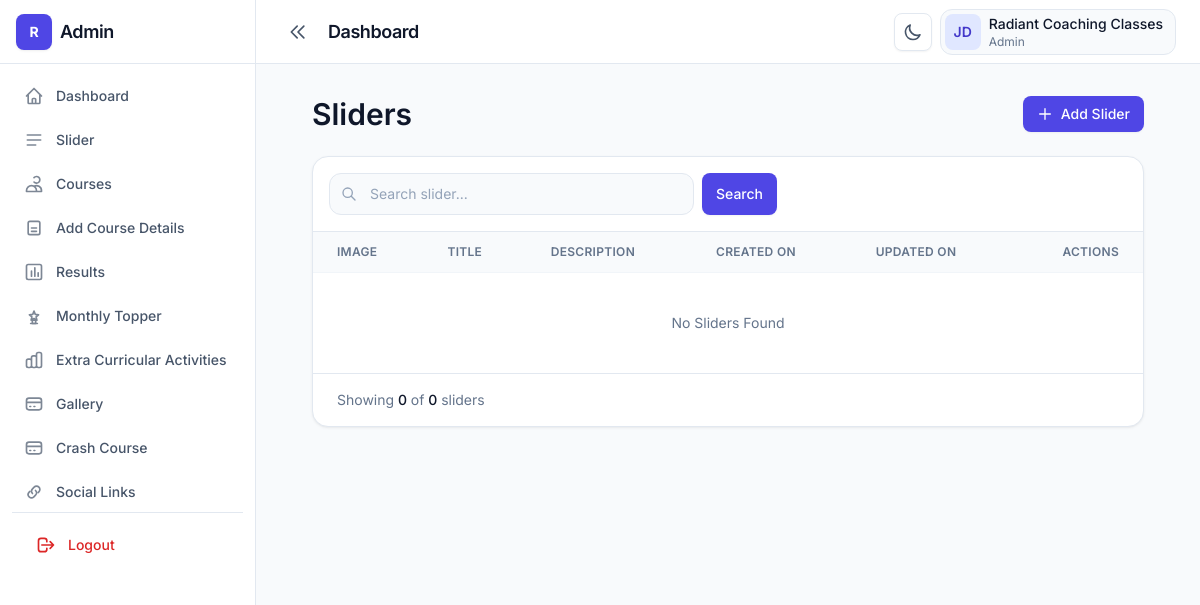
Page /slider.php (signed in) on the earlier database version.
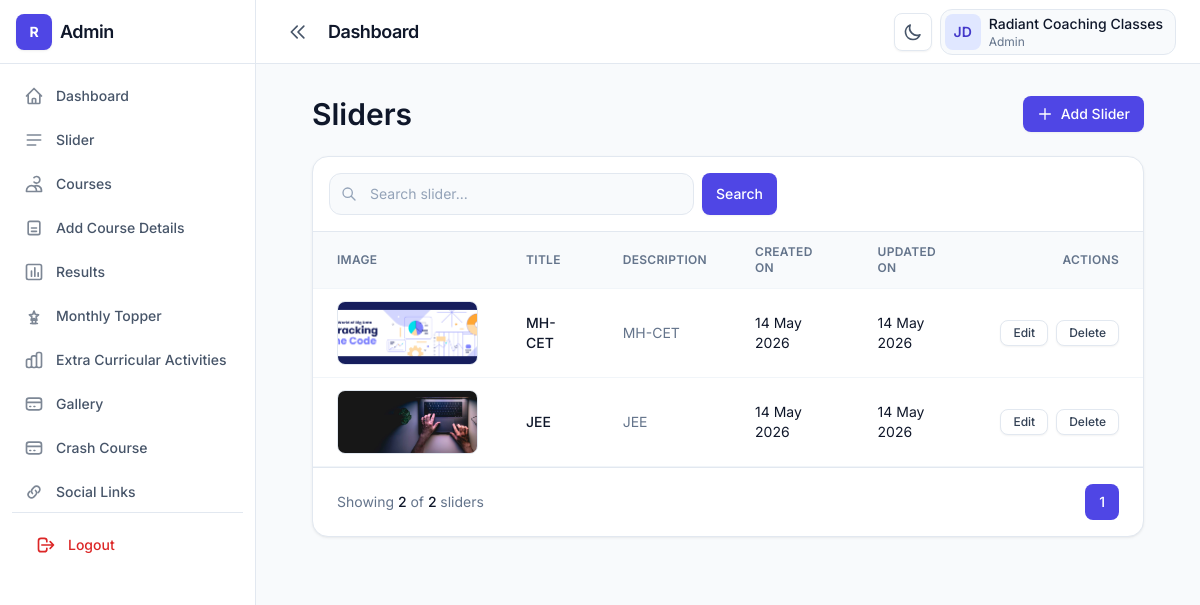
Same page on the later database version.
### tables this page shows
CREATE TABLE IF NOT EXISTS `sliders` (
  `id` int NOT NULL AUTO_INCREMENT,
  `title` varchar(255) NOT NULL,
  `description` text,
  `image` varchar(255) NOT NULL,
  `created_at` timestamp NULL DEFAULT CURRENT_TIMESTAMP,
  `updated_at` timestamp NULL DEFAULT CURRENT_TIMESTAMP ON UPDATE CURRENT_TIMESTAMP,
  PRIMARY KEY (`id`)
);

### src/slider.php (the view, shortened to what the changed rows need)
<?php
include('../conn.php');
$search = $_GET['search'] ?? '';
$page = isset($_GET['page'])
    ? (int) $_GET['page']
    : 1;
$limit = 5;
$offset = ($page - 1) * $limit;
$query = "
SELECT *
FROM sliders
WHERE 1
";
$params = [];
$countQuery = "
SELECT COUNT(*) as total
FROM sliders
WHERE 1
";
$countStmt = $conn->prepare($countQuery);
$countStmt->execute($params);
$totalRecords =
    $countStmt->fetch(PDO::FETCH_ASSOC)['total'];
$totalPages =
    ceil($totalRecords / $limit);
$query .= "
ORDER BY id DESC
LIMIT $limit OFFSET $offset
";
$stmt = $conn->prepare($query);
$stmt->execute($params);
$sliders = $stmt->fetchAll(PDO::FETCH_ASSOC);
?>
<!DOCTYPE html>
<html lang="en" class="h-full">
<head>
    <link rel="stylesheet"
        href="../dist/css/output.css" />
</head>
<body class="h-full bg-slate-50 text-slate-900 dark:bg-slate-950 dark:text-slate-100">
    <div class="flex min-h-full">
        <div class="flex min-h-screen flex-1 flex-col lg:min-h-0">
            <?php include('header.php'); ?>
            <main class="flex-1 overflow-auto p-4 lg:p-8">
                <div class="container">
                    <div class="mb-6 flex flex-col gap-4 sm:flex-row sm:flex-wrap sm:items-center sm:justify-between">
                        <div class="min-w-0 flex-1">
                            <h2 class="text-display-sm text-slate-900 dark:text-white">
                                Sliders
                            </h2>
                        </div>
                    </div>
                    <div class="rounded-2xl border border-slate-200 bg-white shadow-card dark:border-slate-800 dark:bg-slate-900">
                        <div class="overflow-x-auto">
                            <table class="w-full min-w-[900px] text-left text-sm">
                                <thead class="border-b border-slate-100 bg-slate-50 text-xs uppercase tracking-wide text-slate-500 dark:border-slate-800 dark:bg-slate-900/80 dark:text-slate-400">
                                    <tr>
                                        <th class="px-4 py-3 font-semibold lg:px-6">
                                            Image
                                        </th>
                                        <th class="px-4 py-3 font-semibold lg:px-6">
                                            Title
                                        </th>
                                        <th class="px-4 py-3 font-semibold lg:px-6">
                                            Description
                                        </th>
                                        <th class="px-4 py-3 font-semibold lg:px-6">
                                            Created On
                                        </th>
                                        <th class="px-4 py-3 font-semibold lg:px-6">
                                            Updated On
                                        </th>
                                        <th class="px-4 py-3 text-right font-semibold lg:px-6">
                                            Actions
                                        </th>
                                    </tr>
                                </thead>
                                <tbody>
                                    <?php if (count($sliders) > 0) { ?>
                                        <?php foreach ($sliders as $slider) { ?>
                                            <tr class="border-b border-slate-100 hover:bg-slate-50 dark:border-slate-800 dark:hover:bg-slate-800/40">
                                                <td class="px-4 py-3 lg:px-6">
                                                    <?php if ($slider['image']) { ?>
                                                        <img
                                                            src="uploads/sliders/<?php echo $slider['image']; ?>"
                                                            class="h-16 w-28 rounded-lg border border-slate-200 object-cover dark:border-slate-700" />
                                                    <?php } else { ?>
                                                        <div class="flex h-16 w-28 items-center justify-center rounded-lg bg-slate-100 text-xs text-slate-400 dark:bg-slate-800">
                                                            No Image
                                                        </div>
                                                    <?php } ?>
                                                </td>
                                                <td class="px-4 py-3 lg:px-6">
                                                    <div class="font-medium text-slate-900 dark:text-white">
                                                        <?php echo $slider['title']; ?>
                                                    </div>
                                                </td>
                                                <td class="px-4 py-3 lg:px-6">
                                                    <div class="max-w-xs truncate text-slate-500 dark:text-slate-400">
                                                        <?php echo $slider['description']; ?>
                                                    </div>
                                                </td>
                                                <td class="px-4 py-3 lg:px-6">
                                                    <?php
                                                    echo date(
                                                        'd M Y',
                                                        strtotime($slider['created_at'])
                                                    );
                                                    ?>
                                                </td>
                                                <td class="px-4 py-3 lg:px-6">
                                                    <?php
                                                    echo date(
                                                        'd M Y',
                                                        strtotime($slider['updated_at'])
                                                    );
                                                    ?>
                                                </td>
                                                <td class="px-4 py-3 text-right lg:px-6">
                                                    <div class="flex justify-end gap-2">
                                                        <a
                                                            href="edit-slider.php?id=<?php echo $slider['id']; ?>"
                                                            class="btn btn-secondary px-3 py-1 text-xs">
                                                            Edit
                                                        </a>
                                                        <a
                                                            href="delete-slider.php?id=<?php echo $slider['id']; ?>"
                                                            onclick="return confirm('Delete this slider?')"
                                                            class="btn btn-secondary px-3 py-1 text-xs">
                                                            Delete
                                                        </a>
                                                    </div>
                                                </td>
                                            </tr>
                                        <?php } ?>
                                    <?php } else { ?>
                                        <tr>
                                            <td colspan="6"
                                                class="px-4 py-10 text-center text-slate-500 dark:text-slate-400">
                                                No Sliders Found
                                            </td>
                                        </tr>
                                    <?php } ?>
                                </tbody>
                            </table>
                        </div>
                        <div class="flex flex-col items-center justify-between gap-4 border-t border-slate-200 px-4 py-4 dark:border-slate-800 sm:flex-row lg:px-6">
                            <p class="text-sm text-slate-500 dark:text-slate-400">
                                Showing
                                <span class="font-medium text-slate-900 dark:text-white">
                                    <?php echo count($sliders); ?>
                                </span>
                                of
                                <span class="font-medium text-slate-900 dark:text-white">
                                    <?php echo $totalRecords; ?>
                                </span>
                                sliders
                            </p>
                            <div class="flex items-center gap-2">
                                <?php for ($i = 1; $i <= $totalPages; $i++) { ?>
                                    <a
                                        href="?page=<?php echo $i; ?>&search=<?php echo $search; ?>"
                                        class="
                                        rounded-lg px-3.5 py-2 text-sm font-medium
                                        <?php
                                        if ($page == $i) {
                                            echo '
                                            bg-brand-600
                                            text-white
                                            ';
                                        }
                                        ?>
                                        ">
                                        <?php echo $i; ?>
                                    </a>
                                <?php } ?>
                            </div>
                        </div>
                    </div>
                </div>
            </main>
        </div>
    </div>
</body>
</html>

Differences in the rows shown:
added sliders: image (picture), title "MH-CET", description "MH-CET", created_at "14 May 2026", updated_at "14 May 2026"
added sliders: image (picture), title "JEE", description "JEE", created_at "14 May 2026", updated_at "14 May 2026"
Other differences:
count($sliders): "0" → "2"
$totalRecords: "0" → "2"
new list line: "1"
text no longer shown: "No Sliders Found"
